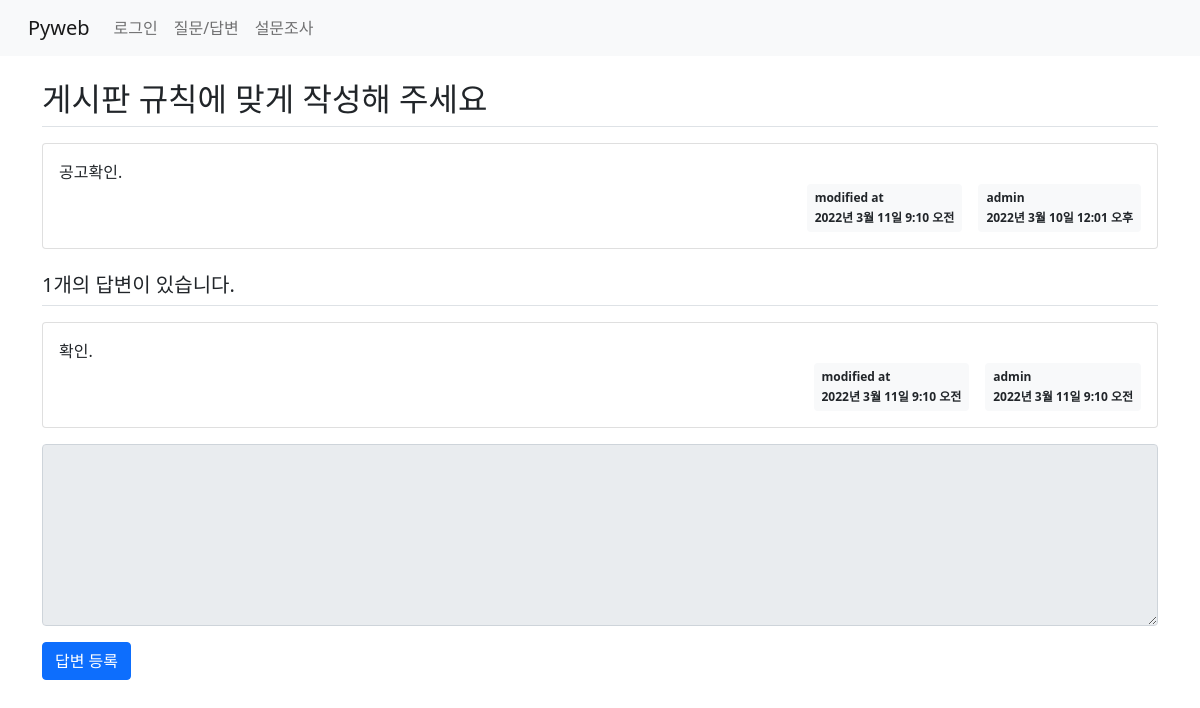
/board/50/, run on the app's committed database.
### board/models.py (models this page shows, shortened)
class Question(models.Model):
    subject = models.CharField(max_length=200)
    content = models.TextField()
    create_date = models.DateTimeField()  # not null
    modify_date = models.DateTimeField(null=True, blank=True) # null 값 허용/ blank- 폼 데이터null
    author = models.ForeignKey(User, on_delete=models.CASCADE)

class Answer(models.Model):
    content = models.TextField()
    create_date = models.DateTimeField()
    modify_date = models.DateTimeField(null=True, blank=True)
    question = models.ForeignKey(Question, on_delete=models.CASCADE)
    author = models.ForeignKey(User, on_delete=models.CASCADE)

### board/views.py (the view)
# urls.py: path('<int:question_id>/', views.detail, name='detail'), #127.0.0.1:8000/board/1/
def detail(request, question_id):
    question = get_object_or_404(Question, pk=question_id)  #url경로 오류 처리
    context = {'question':question}
    return render(request, 'board/detail.html', context)

### templates/board/detail.html (shortened to what this page needs)
{% extends 'base.html' %}
{% block content %}
    <div class="container my-3">
       <h2 class="border-bottom py-2">{{ question.subject }}</h2>
        <div class="card my-3">
            <div class="card-body">
                <div class="card-text" style="white-space:pre-line">{{ question.content }}</div>
                <div class="d-flex justify-content-end">
                    {% if question.modify_date %}
                    <div class="badge badge-light text-dark p-2 mx-3 text-left">
                        <div class="mb-2">modified at</div>
                        <div>{{ question.modify_date }}</div>
                    </div>
                    {% endif %}
                    <div class="badge badge-light text-dark p-2 text-left">
                        <div class="mb-2">{{ question.author }}</div>
                        <div>{{ question.create_date }}</div>
                    </div>
                </div>
            </div>
        </div>
        <h5 class="border-bottom my-3 py-2">
            {{ question.answer_set.count }}개의 답변이 있습니다.
        </h5>
        {% for answer in question.answer_set.all %}
        <div class="card my-3">
            <div class="card-body">
                <div class="card-text"  style="white-space:pre-line">{{ answer.content }}</div>
                <div class="d-flex justify-content-end">
                     {% if answer.modify_date %}
                    <div class="badge badge-light text-dark p-2 mx-3 text-left">
                        <div class="mb-2">modified at</div>
                        <div>{{ answer.modify_date }}</div>
                    </div>
                    {% endif %}
                    <div class="badge badge-light text-dark p-2 text-left">
                        <div class="mb-2">{{ answer.author }}</div>
                        <div>{{ answer.create_date }}</div>
                    </div>
                </div>
            </div>
        </div>
        {% endfor %}
        <form action="{% url 'board:answer_create' question.id %}" method="post">
          <div class="form-group">
              <textarea name="content" rows="7" cols="60" class="form-control"
                              {% if not user.is_authenticated %} disabled {% endif %}></textarea>
          </div>
          <input type="submit" value="답변 등록" class="btn btn-primary">
      </form>
    </div>
{% endblock %}

### data on the page
Question: subject "게시판 규칙에 맞게 작성해 주세요", content "공고확인.", modify_date "2022년 3월 11일 9:10 오전", author "admin", create_date "2022년 3월 10일 12:01 오후", answer_set.count "1"
Answer: content "확인.", modify_date "2022년 3월 11일 9:10 오전", author "admin", create_date "2022년 3월 11일 9:10 오전"
